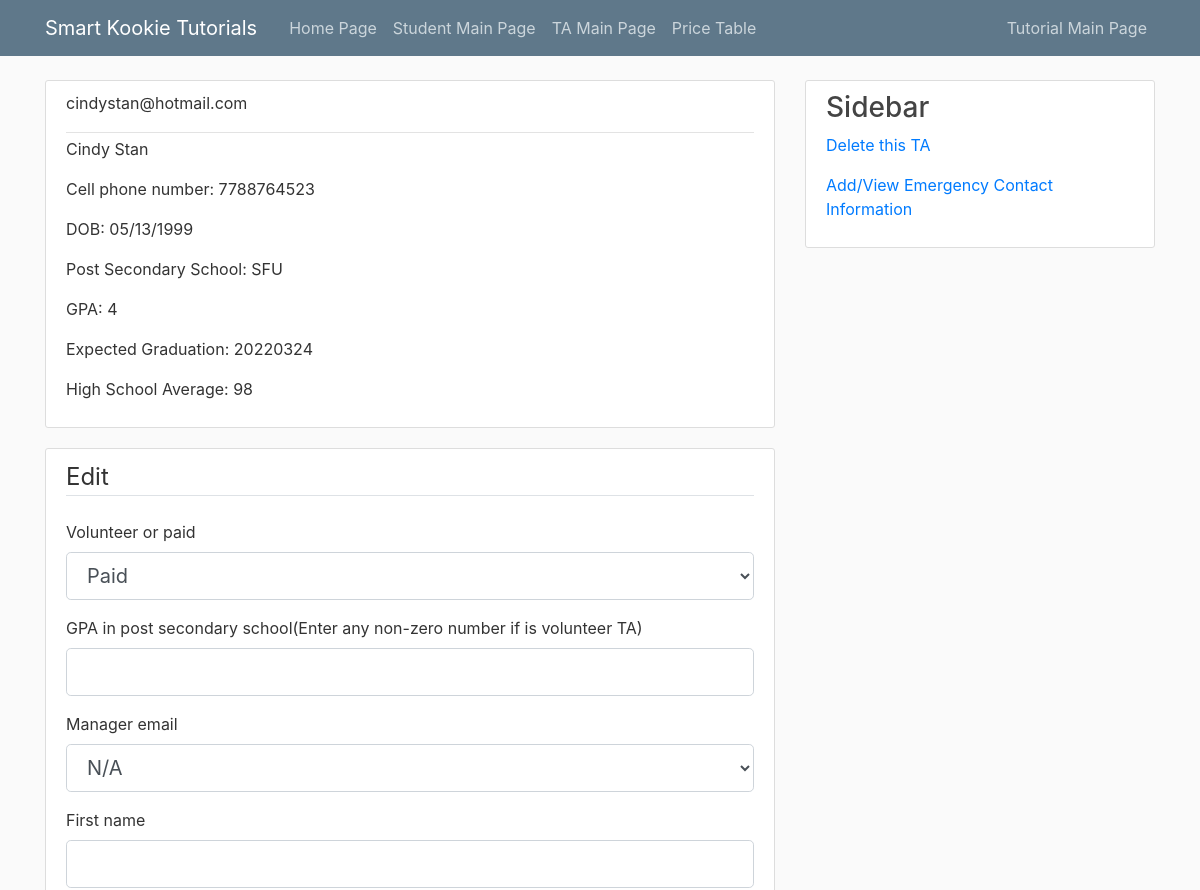
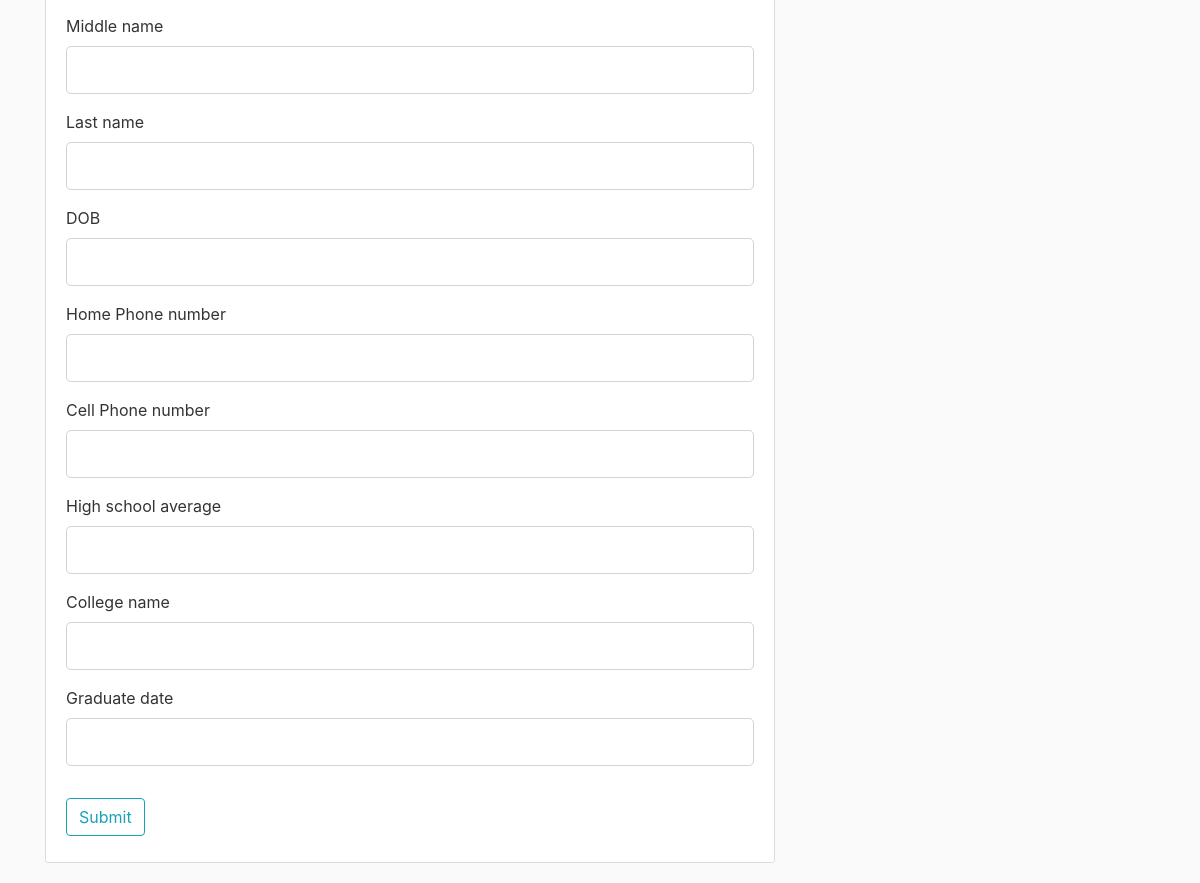
Screenshot of /showSpecificTAInfo/cindystan@hotmail.com with the database file from the repository (2 pictures, top to bottom).
### tables this page shows
CREATE TABLE "TA"(
	"email"        Text NOT NULL PRIMARY KEY,
	"managerEmail" Text,
	"firstName"    Text NOT NULL,
	"middleName"   Text,
	"lastName"     Text NOT NULL,
	"DOB"          Integer NOT NULL,
	"homePhoneNum" Integer,
	"cellPhoneNum" Integer NOT NULL,
	"highSchAvg"   Integer,
	"collegeName"  Text,
	"graduateDate" Integer,
	CONSTRAINT "TA_Manager_NO ACTION_NO ACTION_managerEmail_email_0" FOREIGN KEY ( "managerEmail" ) REFERENCES "Manager"( "email" )
 );

### flaskStudentInfoDB.py (the view, shortened to what this page needs)
@app.route('/showSpecificTAInfo/<string:email>', methods=['GET', 'POST'])
def showSpecificTAInfo(email):
    isPaidTA = None
    form = TAUpdateForm()
    conn = sqlite3.connect('blog.db')
    conn.row_factory = dict_factory
    c = conn.cursor()
    c.execute("PRAGMA foreign_keys=ON")
    c.execute("SELECT firstName, lastName, email FROM Manager WHERE email <> 'NAnobody@gmail.com'")
    posts = c.fetchall()
    choices = [('NAnobody@gmail.com', 'N/A')]
    for post in posts:
        choices.append((post['email'], post['firstName'] + " " + post['lastName']))
    form.managerEmail.choices = choices
    query = "SELECT * FROM TA WHERE email = '"
    query = query + email + "';"
    c.execute(query)
    posts = c.fetchall()
    for i in posts:
        query = "SELECT * FROM PaidTA WHERE TAEmail = '"
        query = query + email + "';"
        c.execute(query)
        paidTAInfo = c.fetchall()
        if len(paidTAInfo) != 0:
            isPaidTA = True
            i['GPAInPostSec'] = paidTAInfo[0]['GPAInPostSec']
        else:
            isPaidTA = False
    print('!')
    try:
        for i in posts:
            i['dobToShow'] = datetime.strptime(str(i['DOB']), '%Y%m%d').strftime('%m/%d/%Y')
    except:
        for i in posts:
            i['dobToShow'] = str(i['DOB'])
    return render_template('showSpecificTAInfo.html', posts=posts, form=form)

### forms.py
class TAUpdateForm(FlaskForm):
    typeOfTA = SelectField('Volunteer or paid', choices=[('Paid', 'Paid'), ('Volunteer', 'Volunteer')])
    GPAInPostSec = DecimalField('GPA in post secondary school(Enter any non-zero number if is volunteer TA)',
                                validators=[DataRequired()])
    managerEmail = SelectField('Manager email', choices=[])
    firstName = StringField('First name', validators=[DataRequired(), Length(max=255)])
    middleName = StringField('Middle name', validators=[Optional(), Length(max=255)])
    lastName = StringField('Last name', validators=[DataRequired(), Length(max=255)])
    DOB = IntegerField('DOB', validators=[DataRequired()])
    homePhoneNum = IntegerField('Home Phone number', validators=[Optional()])
    cellPhoneNum = IntegerField('Cell Phone number', validators=[DataRequired()])
    highSchAvg = IntegerField('High school average', validators=[Optional()])
    collegeName = StringField('College name', validators=[Optional()])
    graduateDate = IntegerField('Graduate date', validators=[Optional()])
    submit = SubmitField('Submit')

### flaskStudentInfoDB.py (called while the page is built)
def dict_factory(cursor, row):
    d = {}
    for idx, col in enumerate(cursor.description):
        d[col[0]] = row[idx]
    return d

### templates/showSpecificTAInfo.html (shortened to what this page needs)
{% extends "layout.html" %}
{% block content %}
{% for post in posts %}
<article class="media content-section">
    <div class="media-body">
        <div class="article-metadata">
            <p>{{post.email}}</p>
        </div>
        <a class="mr-0">{{ post.firstName}}</a>
        <a class="mr-0">{{ post.lastName}}</a>
        <p class="article-content">{{ 'Cell phone number: ' + post.cellPhoneNum|string }}</p>
        <p class="article-content">{{ 'DOB: ' + post.dobToShow|string}}</p>
        <p class="article-content">{{ 'Post Secondary School: ' + post.collegeName}}</p>
        <p class="article-content">{{ 'GPA: ' + post.GPAInPostSec|string}}</p>
        <p class="article-content">{{ 'Expected Graduation: ' + post.graduateDate|string}}</p>
        <p class="article-content">{{ 'High School Average: ' + post.highSchAvg|string}}</p>
    </div>
</article>
{% endfor %}
<div class="content-section" xmlns="http://www.w3.org/1999/html">
        <form method="POST" action="">
            <fieldset class="form-group">
                <legend class="border-bottom mb-4">Edit</legend>
                <div class="form-group">
                    {{ form.typeOfTA.label(class="form-control-label") }}
                    {% if form.typeOfTA.errors %}
                        {{ form.typeOfTA(class="form-control form-control-lg is-invalid") }}
                        <div class="invalid-feedback">
                            {% for error in form.typeOfTA.errors %}
                                <span>{{ error }}</span>
                            {% endfor %}
                        </div>
                    {% else %}
                        {{ form.typeOfTA(class="form-control form-control-lg") }}
                    {% endif %}
                </div>
                <div class="form-group">
                    {{ form.GPAInPostSec.label(class="form-control-label") }}
                    {% if form.GPAInPostSec.errors %}
                        {{ form.GPAInPostSec(class="form-control form-control-lg is-invalid") }}
                        <div class="invalid-feedback">
                            {% for error in form.GPAInPostSec.errors %}
                                <span>{{ error }}</span>
                            {% endfor %}
                        </div>
                    {% else %}
                        {{ form.GPAInPostSec(class="form-control form-control-lg") }}
                    {% endif %}
                </div>
                <div class="form-group">
                    {{ form.managerEmail.label(class="form-control-label") }}
                    {% if form.managerEmail.errors %}
                        {{ form.managerEmail(class="form-control form-control-lg is-invalid") }}
                        <div class="invalid-feedback">
                            {% for error in form.managerEmail.errors %}
                                <span>{{ error }}</span>
                            {% endfor %}
                        </div>
                    {% else %}
                        {{ form.managerEmail(class="form-control form-control-lg") }}
                    {% endif %}
                </div>
                <div class="form-group">
                    {{ form.firstName.label(class="form-control-label") }}
                    {% if form.firstName.errors %}
                        {{ form.firstName(class="form-control form-control-lg is-invalid") }}
                        <div class="invalid-feedback">
                            {% for error in form.firstName.errors %}
                                <span>{{ error }}</span>
                            {% endfor %}
                        </div>
                    {% else %}
                        {{ form.firstName(class="form-control form-control-lg") }}
                    {% endif %}
                </div>
                <div class="form-group">
                    {{ form.middleName.label(class="form-control-label") }}
                    {% if form.middleName.errors %}
                        {{ form.middleName(class="form-control form-control-lg is-invalid") }}
                        <div class="invalid-feedback">
                            {% for error in form.middleName.errors %}
                                <span>{{ error }}</span>
                            {% endfor %}
                        </div>
                    {% else %}
                        {{ form.middleName(class="form-control form-control-lg") }}
                    {% endif %}
                </div>
                <div class="form-group">
                    {{ form.lastName.label(class="form-control-label") }}
                    {% if form.lastName.errors %}
                        {{ form.lastName(class="form-control form-control-lg is-invalid") }}
                        <div class="invalid-feedback">
                            {% for error in form.lastName.errors %}
                                <span>{{ error }}</span>
                            {% endfor %}
                        </div>
                    {% else %}
                        {{ form.lastName(class="form-control form-control-lg") }}
                    {% endif %}
                </div>
                <div class="form-group">
                    {{ form.DOB.label(class="form-control-label") }}
                    {% if form.DOB.errors %}
                        {{ form.DOB(class="form-control form-control-lg is-invalid") }}
                        <div class="invalid-feedback">
                            {% for error in form.DOB.errors %}
                                <span>{{ error }}</span>
                            {% endfor %}
                        </div>
                    {% else %}
                        {{ form.DOB(class="form-control form-control-lg") }}
                    {% endif %}
                </div>
                <div class="form-group">
                    {{ form.homePhoneNum.label(class="form-control-label") }}
                    {% if form.homePhoneNum.errors %}
                        {{ form.homePhoneNum(class="form-control form-control-lg is-invalid") }}
                        <div class="invalid-feedback">
                            {% for error in form.homePhoneNum.errors %}
                                <span>{{ error }}</span>
                            {% endfor %}
                        </div>
                    {% else %}
                        {{ form.homePhoneNum(class="form-control form-control-lg") }}
                    {% endif %}
                </div>
                <div class="form-group">
                    {{ form.cellPhoneNum.label(class="form-control-label") }}
                    {% if form.cellPhoneNum.errors %}
                        {{ form.cellPhoneNum(class="form-control form-control-lg is-invalid") }}
                        <div class="invalid-feedback">
                            {% for error in form.cellPhoneNum.errors %}
                                <span>{{ error }}</span>
                            {% endfor %}
                        </div>
                    {% else %}
                        {{ form.cellPhoneNum(class="form-control form-control-lg") }}
                    {% endif %}
                </div>
                <div class="form-group">
                    {{ form.highSchAvg.label(class="form-control-label") }}
                    {% if form.highSchAvg.errors %}
                        {{ form.highSchAvg(class="form-control form-control-lg is-invalid") }}
                        <div class="invalid-feedback">
                            {% for error in form.highSchAvg.errors %}
                                <span>{{ error }}</span>
                            {% endfor %}
                        </div>
                    {% else %}
                        {{ form.highSchAvg(class="form-control form-control-lg") }}
                    {% endif %}
                </div>
                <div class="form-group">
                    {{ form.collegeName.label(class="form-control-label") }}
                    {% if form.collegeName.errors %}
                        {{ form.collegeName(class="form-control form-control-lg is-invalid") }}
                        <div class="invalid-feedback">
                            {% for error in form.collegeName.errors %}
                                <span>{{ error }}</span>
                            {% endfor %}
                        </div>
                    {% else %}
                        {{ form.collegeName(class="form-control form-control-lg") }}
                    {% endif %}
                </div>
                <div class="form-group">
                    {{ form.graduateDate.label(class="form-control-label") }}
                    {% if form.graduateDate.errors %}
                        {{ form.graduateDate(class="form-control form-control-lg is-invalid") }}
                        <div class="invalid-feedback">
                            {% for error in form.graduateDate.errors %}
                                <span>{{ error }}</span>
                            {% endfor %}
                        </div>
                    {% else %}
                        {{ form.graduateDate(class="form-control form-control-lg") }}
                    {% endif %}
                </div>
            </fieldset>
            <div class="form-group">
                {{ form.submit(class="btn btn-outline-info") }}
            </div>
        </form>
    </div>
{% endblock content %}
{% block content2 %}
<form method="POST" action="">{% for post in posts %}
    <a href='deleteTA/{{post.email}}' ><p>Delete this TA</p></a>
    <a href='TAEmergencyContact/{{post.email}}' ><p>Add/View Emergency Contact Information</p></a>
{% endfor %}
    </form>
{% endblock content2 %}

### static/main.css (style rules this page uses)
body { background: #fafafa; color: #333333; margin-top: 5rem; }
.content-section { background: #ffffff; padding: 10px 20px; border: 1px solid #dddddd; border-radius: 3px; margin-bottom: 20px; }
.article-content { white-space: pre-line; }
.article-metadata { padding-bottom: 1px; margin-bottom: 4px; border-bottom: 1px solid #e3e3e3 }

### rows the page displays
TA: email "cindystan@hotmail.com", firstName "Cindy", lastName "Stan", cellPhoneNum "Cell phone number: 7788764523", dobToShow "DOB: 05/13/1999", collegeName "Post Secondary School: SFU", GPAInPostSec "GPA: 4", graduateDate "Expected Graduation: 20220324", highSchAvg "High School Average: 98"
